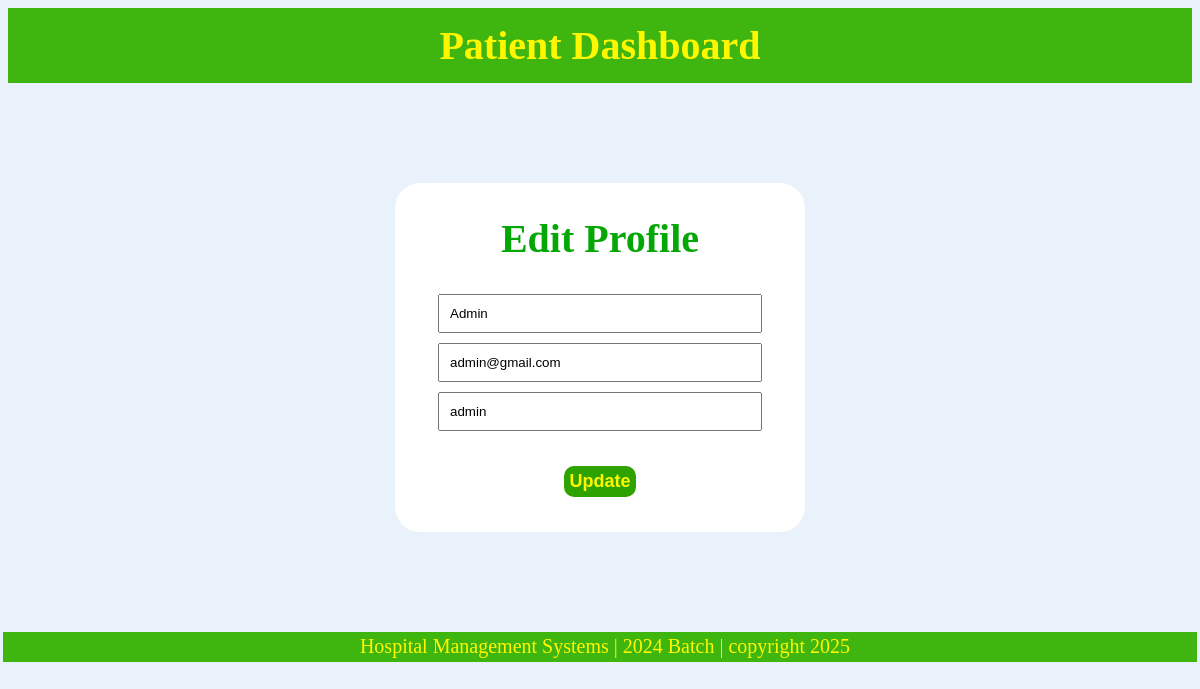
The page /patient_dashboard/edit/1 on the database its author committed.
### app.py (models this page shows)
class User(db.Model):
    __tablename__ = 'user'
    user_id = db.Column(db.Integer, autoincrement = True, primary_key = True)
    user_name = db.Column(db.String, nullable = False)
    user_email = db.Column(db.String, nullable = False)
    user_password = db.Column(db.String, nullable = False)
    user_role = db.Column(db.String, default = "patient")
    doctor_specialization = db.Column(db.Integer, db.ForeignKey('departments.department_id'), nullable = True)
    blacklist = db.Column(db.Boolean, default = False)
    department = db.relationship("Department", back_populates = "doctors")
    appointment_patient = db.relationship("Appointments", foreign_keys = "Appointments.patient_id", back_populates = "patients")
    appointment_doctor = db.relationship("Appointments", foreign_keys = "Appointments.doctor_id", back_populates = "doctors")
    available = db.relationship("Availability", back_populates = "doctor_availability")
    patient_treatment = db.relationship("Treatment", foreign_keys = "Treatment.patient_id", back_populates = "treatment_patient")
    doctor_treatment =  db.relationship("Treatment", foreign_keys = "Treatment.doctor_id", back_populates = "treatment_doctor")

### app.py (the view)
@app.route("/patient_dashboard/edit/<int:user_id>", methods = ["GET","POST"])
def Edit_Patient(user_id):
    patient = User.query.get(user_id)
    return render_template("edit_patient.html",patient=patient)

### templates/edit_patient.html (shortened to what this page needs)
<!DOCTYPE html>
<html lang="en">
<head>
</head>
<body>
    <a href="/patient_dashboard" class = "name" >
        Patient Dashboard
    </a>
    <div class = "login_box">
        <h1 style="font-size: 40px; color:rgb(5, 167, 7) ;">
            Edit Profile
        </h1>
        <form action="/patient_dashboard/edit/edit_patient/{{ patient.user_id }}" method="post">
            <input type="text" name = "patient_name" value = "{{ patient.user_name }}" required/><br>
            <input type="text" name = "patient_email" value="{{ patient.user_email }}" required/><br>
            <input type="text" name = "patient_password" value="{{ patient.user_password }}" required/><br>
            <div class = "box" method = "post">
                <button class="box" type="submit">Update</button><br>
            </div>
        </form>
    </div>
    <footer class = "footer">
        Hospital Management Systems | 2024 Batch | copyright 2025
    </footer>
</body>
</html>

### templates/edit_patient.html (style rules this page uses)
.name { color: rgb(255, 247, 0) ; font-size: 40px; text-align: left; font-weight: bold; display: flex; justify-content: center; align-items: center; background-color: rgb(63, 181, 16); height: 75px; width: 100%; cursor: pointer; text-decoration: none; }
.footer { padding-left: 10px; background-color: rgb(63, 181, 16); font-size: 20px; height: 30px; display: flex; justify-content:center; align-items:center; color: rgb(255, 247, 0); width: 100%; }
body { background-color:rgb(233, 241, 251); display: flex; flex-direction: column; align-items: center; }
.login_box { display: flex; flex-direction: column; align-items: center; background-color: white; width: 400px; padding: 5px; border-radius: 25px; margin:100px; height:fit-content; }
input { width: 300px; padding: 10px; margin: 5px; }
.box { color: rgb(255, 247, 0) ; text-align: center; font-size: 18px; font-weight: bold; cursor: pointer; margin: 15px; }
button.box { background-color: rgb(46, 163, 0); border-radius: 10px; padding: 5px; border: 0px; }

### rows shown on the page
User: patient_name "Admin", patient_email "admin@gmail.com", patient_password "admin"
